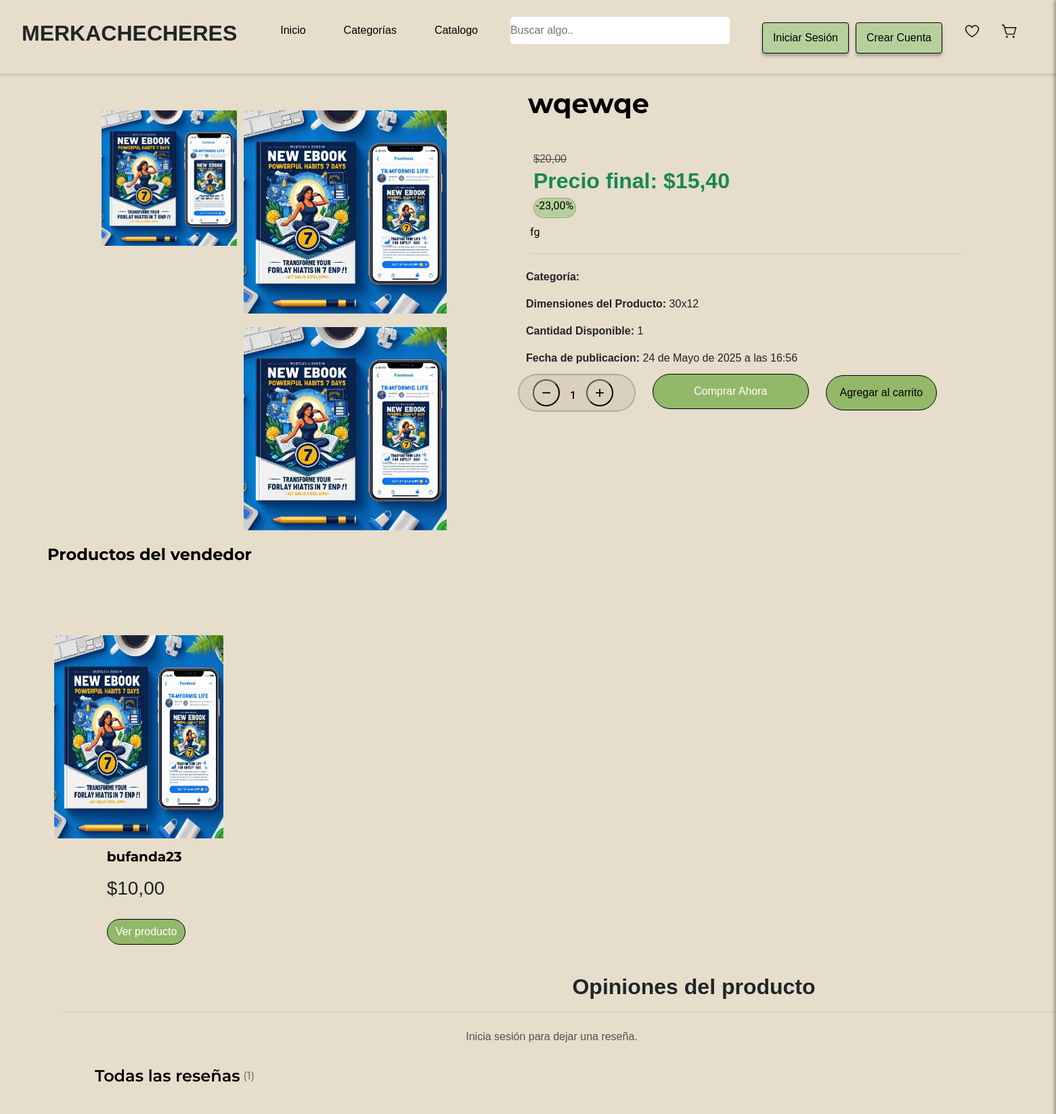
Page /producto/4/ (upper part) on the earlier database version.
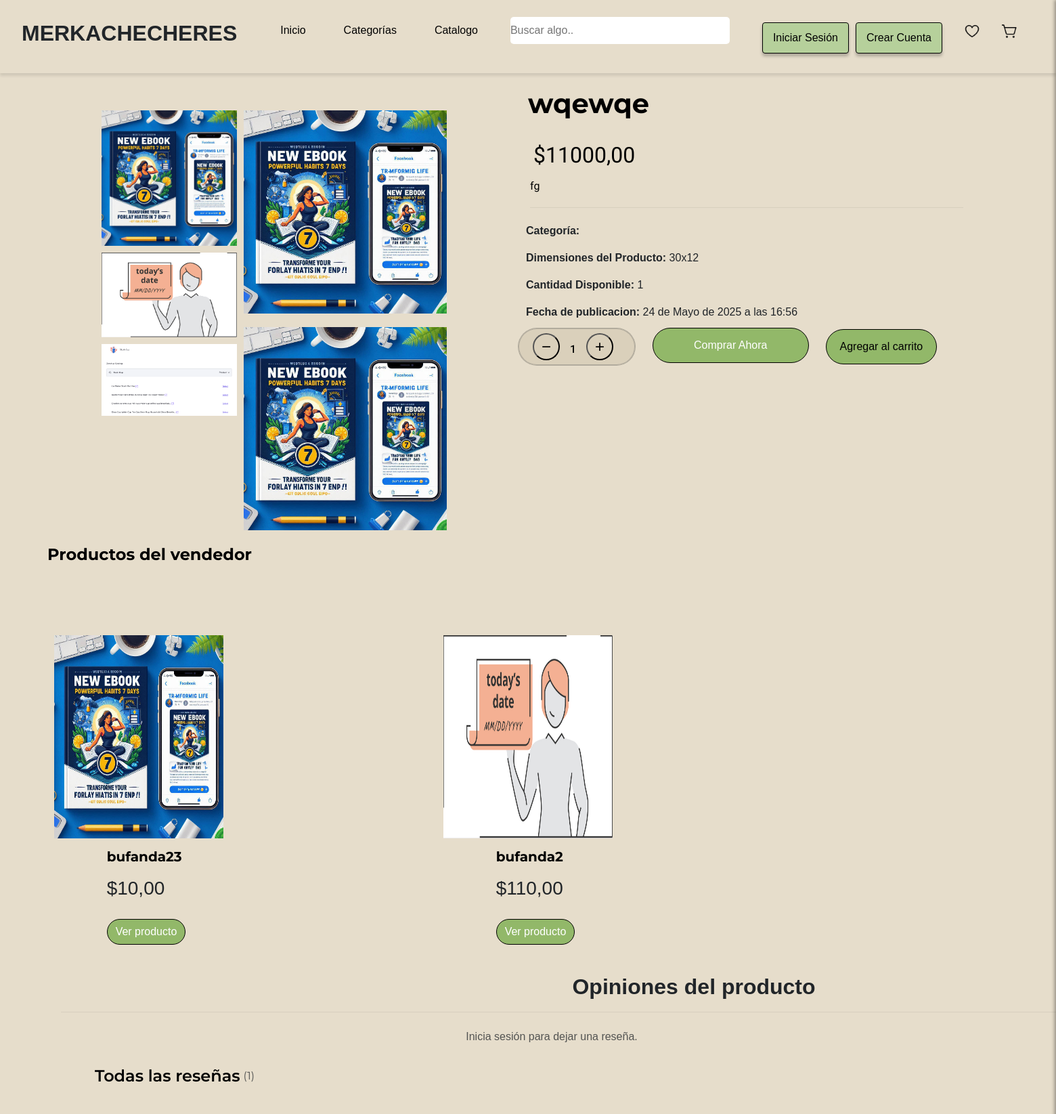
Same page on the later database version.
### merkachecheres/models.py (models this page shows, shortened)
class Producto(models.Model):
    titulo = models.CharField(max_length=255)
    precio = models.DecimalField(max_digits=10, decimal_places=2, default=0.0)
    descuento = models.DecimalField(max_digits=5, decimal_places=2, null=True, blank=True)
    dimensiones = models.CharField(max_length=100, null=True, blank=True)
    stock = models.IntegerField()
    marca = models.CharField(max_length=100, null=True, blank=True)
    vendedor = models.ForeignKey(
        Usuario,
        on_delete=models.CASCADE,
        related_name='productos',
        null=True,  # Permitir valores nulos temporalmente
        blank=True  # Permitir que el formulario no requiera este campo
    )
    categoria = models.ForeignKey(Categoria, on_delete=models.SET_NULL, null=True, blank=True)
    descripcion = models.TextField()
    fecha_publicacion = models.DateTimeField(auto_now_add=True)

class ImagenProducto(models.Model):
    producto = models.ForeignKey(Producto, on_delete=models.CASCADE, related_name='imagenes')
    imagen = models.ImageField(upload_to='productos/imagenes', validators=[validar_extension_imagen])

### merkachecheres/views.py (the view, shortened to what this page needs)
# urls.py: path('producto/<int:producto_id>/', views.producto, name='producto'),
def producto(request, producto_id):
    try:
        producto = Producto.objects.get(id=producto_id)
        imagenes = producto.imagenes.all()
        productos_vendedor = Producto.objects.filter(vendedor=producto.vendedor).exclude(id=producto_id)
        carrito = request.session.get('carrito', {})
        total_carrito = sum(item['precio'] * item['cantidad'] for item in carrito.values())
        resenas = producto.resenas.select_related('usuario').order_by('-fecha')
        if producto.descuento:
            precio_final = producto.precio - (producto.precio * producto.descuento / 100)
        else:
            precio_final = producto.precio
    except Producto.DoesNotExist:
        messages.error(request, "El producto no existe.")
        return redirect('index')
    return render(request, 'producto.html', {
        'producto': producto,
        'imagenes': imagenes,
        'productos_vendedor': productos_vendedor,
        'total_carrito': total_carrito,
        'resenas': resenas,
        'precio_final': precio_final,
    })

### merkachecheres/templates/producto.html (shortened to what the changed rows need)
{% load static %}
<!DOCTYPE html>
<html lang="en">
<head>
    <link rel="stylesheet" href="{% static 'css/carrito.css' %}">
    <link rel="stylesheet" href="{% static 'css/producto.css' %}">
    <link rel="stylesheet" href="{% static 'css/styleguide.css' %}">
    <link href="https://cdn.jsdelivr.net/npm/bootstrap@5.3.3/dist/css/bootstrap.min.css" rel="stylesheet"
>
    <link rel="stylesheet" href="scripts.js">
</head>
<body>
                                {% include 'user_sidebar.html' %}
    <main>
        <section class="sectionMainGeneralContainer">
            <div class="imgMainGeneralContainer">
                <div class="ImgContainerColumn">
                    {% with producto.imagenes.all|slice:":3" as imagenes %}
                        {% if imagenes|length > 1 %}
                            <div class="ImgContainerColum2">
                                <img src="{{ imagenes.1.imagen.url }}" alt="{{ producto.titulo }}" class="product-img">
                            </div>
                        {% endif %}
                        {% if imagenes|length > 2 %}
                            <div class="ImgContainerColum3">
                                <img src="{{ imagenes.2.imagen.url }}" alt="{{ producto.titulo }}" class="product-img">
                            </div>
                        {% endif %}
                    {% endwith %}
                </div>
                <div class="ImgContainerGrande">
                    {% if producto.imagenes.all|length > 0 %}
                        <img src="{{ producto.imagenes.first.imagen.url }}" id="ImgGrandeColum" alt="{{ producto.titulo }}" class="product-img">
                    {% endif %}
                    <div class="ImgContainerGrande2">
                        {% if producto.imagenes.all|length > 0 %}
                            <img src="{{ producto.imagenes.first.imagen.url }}" id="ImgGrandeColum" alt="{{ producto.titulo }}" class="product-img">
                        {% endif %}
                    </div>
                </div>
            </div>
            <div class="detailsProductContainerGeneral">
                <div class="tittleProductContainer">
                        <div class="xxx">
                            <h2 id="tittleText">{{ producto.titulo }}</h2>
                        </div>
                </div>
                <div class="priceContainerGeneral">
                    <div class="priceContainer">
                        <div class="precioContainerValorContainer">
                            <h2 id="precioText">
                                {% if producto.descuento %}
                                    <span class="text-muted" style="text-decoration:line-through;font-size:1rem;">
                                        ${{ producto.precio|floatformat:2 }}
                                    </span>
                                    <br>
                                    <span class="text-success fw-bold">
                                        Precio final: ${{ precio_final|floatformat:2 }}
                                    </span>
                                {% else %}
                                    ${{ producto.precio|floatformat:2 }}
                                {% endif %}
                            </h2>
                        </div>
                    </div>
                    {% if producto.descuento %}
                        <div class="descuentoContainerPorcentaje">
                            <div class="descuentoDiv">
                                <h3 id="descuentoText40"> -{{ producto.descuento }}%</h3>
                            </div>
                        </div>
                    {% endif %}
                </div>
                <div class="descriptionProductContainer">
                    <h4 id="descriptionText">{{ producto.descripcion }}</h4>
                    <div class="linea1"></div>
                </div>
                <div class="colorContainerGeneral">
                    <div class="additionalDetails">
                        <p><strong>Categoría:</strong> {{ producto.get_categoria_display }}</p>
                            {% if producto.dimensiones %}
                                <p><strong>Dimensiones del Producto: </strong> {{ producto.dimensiones }}</p>
                            {% endif %}
                            <p><strong>Cantidad Disponible:</strong> {{ producto.stock }}</p>
                            <p><strong>Fecha de publicacion:</strong> {{ producto.fecha_publicacion }}</p>
                    </div>
                </div>
                <div class="buttonycantidadContainerGeneral">
                    <div class="cantidadContainerGeneral">
                        <div class="cantidadContainerGeneral">
                            <div class="cantidadContainer">
                                <div class="cantidadObjetosContainer">
                                    <div class="cantidadNumberContainer">
                                        <h2 id="cantidadText">{{ producto.stock }}</h2>
                                    </div>
                                </div>
                            </div>
                        </div>
                    </div>
            </div>
        </section>
        <section class="sellerContainerMayor">
            <div class="sellerContainerGeneral">
                <div class="titleVendedorContainer">
                    <h2 id="vendedorTittle">Productos del vendedor</h2>
                </div>
                <div class="productsContainerGeneral">
                    {% for producto_vendedor in productos_vendedor %}
                        <div class="productContainer">
                            <div class="contenedorGeneralproducto">
                                <div class="imgContainerProduct">
                                    {% if producto_vendedor.imagenes.first %}
                                        <img src="{{ producto_vendedor.imagenes.first.imagen.url }}" alt="{{ producto_vendedor.titulo }}" class="product-img">
                                    {% else %}
                                        <img src="{% static 'img/default-product.png' %}" alt="Sin imagen" class="product-img">
                                    {% endif %}
                                </div>
                                <div class="detallesContainer">
                                    <div class="tituloContainer">
                                        <h2 id="tituloText">{{ producto_vendedor.titulo }}</h2>
                                    </div>
                                    <div class="precioContainer">
                                        <h3>${{ producto_vendedor.precio }}</h3>
                                    </div>
                                    <div class="verProductoContainer">
                                        <a href="{% url 'producto' producto_vendedor.id %}" class="btn btn-primary">Ver producto</a>
                                    </div>
                                </div>
                            </div>
                        </div>
                    {% empty %}
                        <p>Este vendedor no tiene más productos publicados.</p>
                    {% endfor %}
                </div>
            </div>
        </section>
<section class="opinionesSection">
    <div class="resenasGeneral">
        <div class="opinionTituloContainer text-center mb-4">
            <h2 class="fw-bold">Opiniones del producto</h2>
        </div>
        <br>
        <div class="todaslasresenasContainer mb-4">
            <div class="tituloResenasContainer d-flex justify-content-between align-items-center">
                <h2 class="fw-semibold" id="allresenastext">Todas las reseñas</h2>
            </div>
        </div>
    </div>
</section>
</main>
</body>
</html>

Differences in the rows shown:
added ImagenProducto: imagen (picture)
added ImagenProducto: imagen (picture)
changed Producto "wqewqe": precio "20,00" → "11000,00"; descuento "23,00" → (not shown)
added Producto: imagenes.first.imagen (picture), titulo "bufanda2", precio "110,00"
Other differences:
{{ precio_final|floatformat:2 }}: "15,40" → (not shown)
text no longer shown: "Precio final: $ - %"
